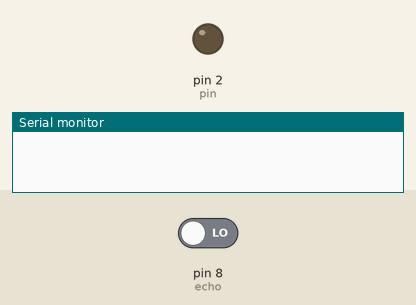
Recording of a sketch running on a simulated Arduino Uno, built with avr-gcc and run on an emulated ATmega328P. Parts: output pins drawn as LEDs (lit = HIGH), the last lines printed to the serial monitor. The test bench sets the inputs (shaded band); at power-on: pin 8 (echo) LOW. Pins used as bus, display or sensor lines are not drawn.

Above: at 0.1 s.
At 2.1 s:
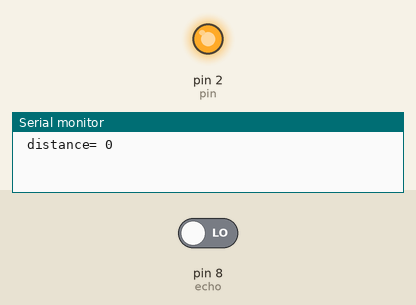
Timing chart, 0 to 3.6 s (numbered marks = the images above):
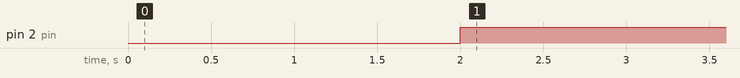

The sketch:

LED1.ino
```cpp
int pin=2;
int trigger=10;
int echo=8;
int distance;
long tim;
/*int pin2=4;
int pin3=6;
int i=0;*/
void setup()
{
  // put your setup code here, to run once:
Serial.begin(9600);
pinMode(pin,OUTPUT);
pinMode(trigger,OUTPUT);
pinMode(echo,INPUT);

}

void loop()
{
  digitalWrite(trigger,LOW);
  delayMicroseconds(2);
digitalWrite(trigger,HIGH);
delayMicroseconds(10);
tim=pulseIn(echo,HIGH);
distance=(0.039*tim)/2;
Serial.print(" distance= ");
Serial.println( distance );
delay(1000);
if(distance<=10)
{
  digitalWrite(pin,HIGH);
  delay(1000);
}
}
```

Measured:
- by itself, pin 2 (pin): LOW → HIGH at 2.0 s
